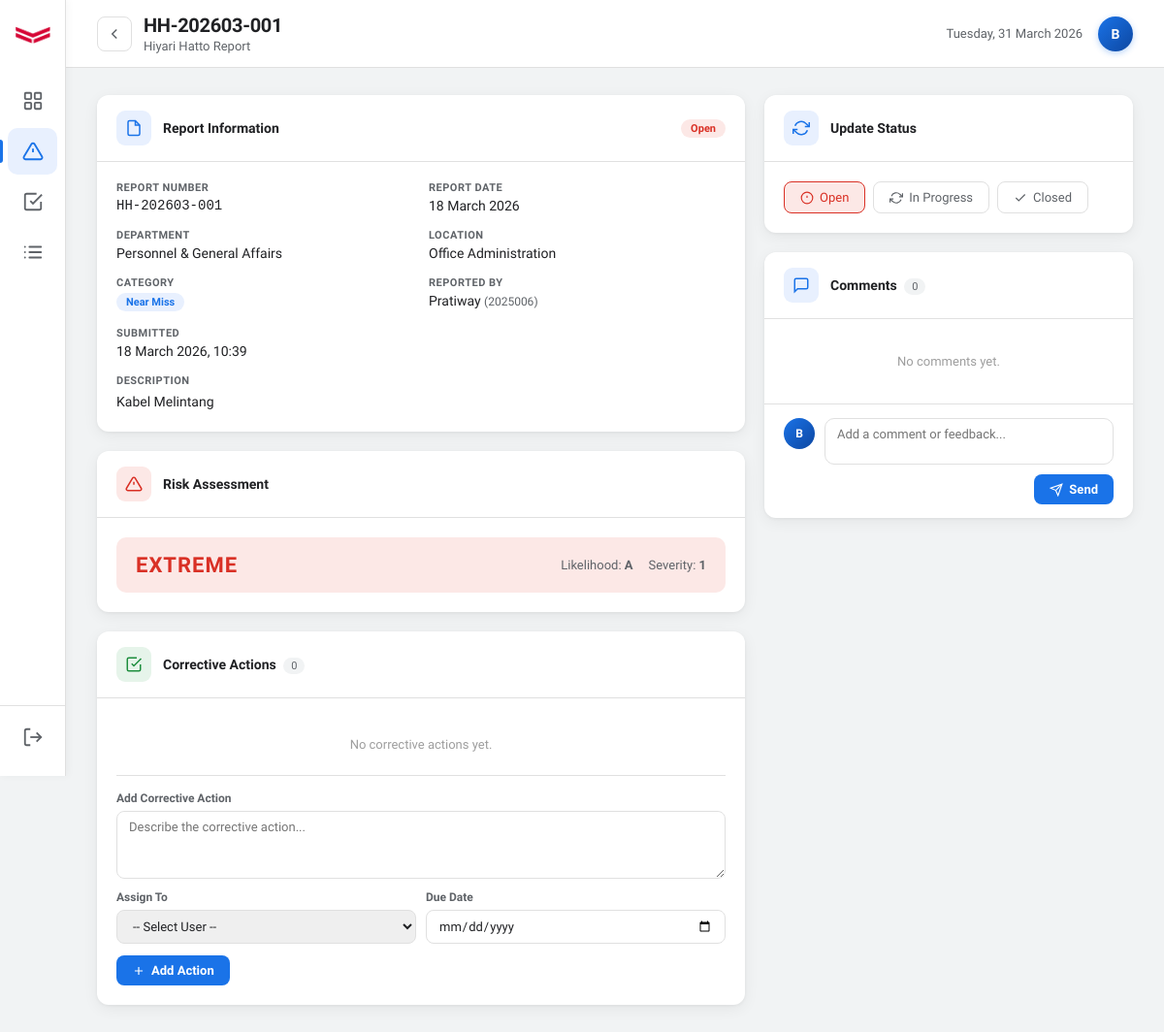
The page /hiyari/view?id=2 (signed in) on the database its author committed.
### tables this page shows
CREATE TABLE `hiyari_reports` (
  `id` int(11) NOT NULL,
  `report_number` varchar(20) NOT NULL,
  `report_date` date NOT NULL,
  `department_id` int(11) DEFAULT NULL,
  `location_id` int(11) DEFAULT NULL,
  `category` enum('unsafe_action','unsafe_condition','near_miss') DEFAULT NULL,
  `description` text DEFAULT NULL,
  `likelihood` varchar(1) DEFAULT NULL COMMENT 'A=Almost Certain B=Likely C=Moderate D=Unlikely E=Rare',
  `severity` tinyint(4) DEFAULT NULL COMMENT '1=Insignificant 2=Minor 3=Moderate 4=Major 5=Catastrophic',
  `risk_level` enum('low','medium','high','extreme') DEFAULT NULL,
  `status` enum('open','in_progress','closed') NOT NULL DEFAULT 'open',
  `created_by` int(11) DEFAULT NULL,
  `created_at` datetime NOT NULL DEFAULT current_timestamp(),
  `updated_at` datetime DEFAULT NULL ON UPDATE current_timestamp()
);

CREATE TABLE `departments` (
  `id` int(11) NOT NULL,
  `code` varchar(10) NOT NULL,
  `name` varchar(100) NOT NULL,
  `head_id` int(11) DEFAULT NULL,
  `description` text DEFAULT NULL,
  `is_active` tinyint(1) NOT NULL DEFAULT 1,
  `created_at` datetime NOT NULL DEFAULT current_timestamp(),
  `updated_at` datetime NOT NULL DEFAULT current_timestamp() ON UPDATE current_timestamp()
);

CREATE TABLE `locations` (
  `id` int(11) NOT NULL,
  `code` varchar(10) NOT NULL,
  `name` varchar(100) NOT NULL,
  `description` text DEFAULT NULL,
  `is_active` tinyint(1) NOT NULL DEFAULT 1,
  `created_at` datetime NOT NULL DEFAULT current_timestamp(),
  `updated_at` datetime NOT NULL DEFAULT current_timestamp() ON UPDATE current_timestamp()
);

CREATE TABLE `users` (
  `id` int(11) NOT NULL,
  `employee_id` varchar(20) NOT NULL,
  `name` varchar(100) NOT NULL,
  `email` varchar(100) NOT NULL,
  `password` varchar(255) NOT NULL,
  `department_id` int(11) DEFAULT NULL,
  `role` tinyint(1) NOT NULL DEFAULT 3,
  `reset_token` varchar(100) DEFAULT NULL,
  `reset_expires` datetime DEFAULT NULL,
  `is_active` tinyint(1) NOT NULL DEFAULT 1,
  `created_at` datetime NOT NULL DEFAULT current_timestamp(),
  `updated_at` datetime DEFAULT NULL ON UPDATE current_timestamp()
);

### hiyari/view.php (the view, shortened to what the rows shown need)
<?php
require_once '../config/db.php';
$id   = (int)($_GET['id'] ?? 0);
$role = (int)$_SESSION['role'];
$stmt = $pdo->prepare("
    SELECT r.*,
           d.name AS dept_name,
           l.name AS loc_name,
           u.name AS reporter_name,
           u.employee_id AS reporter_emp_id
    FROM hiyari_reports r
    LEFT JOIN departments d ON r.department_id = d.id
    LEFT JOIN locations   l ON r.location_id   = l.id
    LEFT JOIN users       u ON r.created_by    = u.id
    WHERE r.id = :id
");
$stmt->execute([':id' => $id]);
$report = $stmt->fetch();
$is_admin    = $role <= 2;
$comments = $pdo->prepare("
    SELECT c.*, u.name AS commenter_name, u.role AS commenter_role, u.employee_id AS commenter_emp_id
    FROM hiyari_report_comments c
    LEFT JOIN users u ON c.user_id = u.id
    WHERE c.report_id = :id
    ORDER BY c.created_at ASC
");
$comments->execute([':id' => $id]);
$comments = $comments->fetchAll();
$actions = $pdo->prepare("
    SELECT ca.*, u.name AS assigned_name,
           ca.action_desc AS description,
           ca.pic_user_id AS assigned_to
    FROM corrective_actions ca
    LEFT JOIN users u ON ca.pic_user_id = u.id
    WHERE ca.report_id = :id
    ORDER BY ca.created_at ASC
");
$actions->execute([':id' => $id]);
$actions = $actions->fetchAll();
$cat_labels = [
    'near_miss'        => 'Near Miss',
    'unsafe_act'       => 'Unsafe Act',
    'unsafe_condition' => 'Unsafe Condition',
];
$status_labels = ['open' => 'Open', 'in_progress' => 'In Progress', 'closed' => 'Closed'];
$status_badges = ['open' => 'badge--open', 'in_progress' => 'badge--progress', 'closed' => 'badge--closed'];
?>
<!DOCTYPE html>
<html lang="en">
<head>
  <link rel="stylesheet" href="../assets/dashboard.css"/>
  <link rel="stylesheet" href="../assets/view.css"/>
</head>
<body>
  <main class="main">
    <header class="topbar">
      <div class="topbar__left">
        <div>
          <h1 class="topbar__title"><?php echo htmlspecialchars($report['report_number']); ?></h1>
          <p class="topbar__sub">Hiyari Hatto Report</p>
        </div>
      </div>
    </header>
    <div class="content">
      <div class="view-layout">
        <div class="view-left">
          <div class="view-card">
            <div class="view-card__header">
              <div class="view-card__icon view-card__icon--blue">
                <svg viewBox="0 0 24 24" fill="none" stroke="currentColor" stroke-width="2" width="18" height="18">
                  <path d="M14 2H6a2 2 0 0 0-2 2v16a2 2 0 0 0 2 2h12a2 2 0 0 0 2-2V8z"/>
                  <polyline points="14 2 14 8 20 8"/>
                </svg>
              </div>
              <h2 class="view-card__title">Report Information</h2>
              <span class="badge <?php echo $status_badges[$report['status']] ?? ''; ?> ms-auto">
                <?php echo $status_labels[$report['status']] ?? ucfirst($report['status']); ?>
              </span>
            </div>
            <div class="view-card__body">
              <div class="info-grid">
                <div class="info-item">
                  <span class="info-label">Report Number</span>
                  <span class="info-value report-num"><?php echo htmlspecialchars($report['report_number']); ?></span>
                </div>
                <div class="info-item">
                  <span class="info-label">Report Date</span>
                  <span class="info-value"><?php echo date('d F Y', strtotime($report['report_date'])); ?></span>
                </div>
                <div class="info-item">
                  <span class="info-label">Department</span>
                  <span class="info-value"><?php echo htmlspecialchars($report['dept_name'] ?? '—'); ?></span>
                </div>
                <div class="info-item">
                  <span class="info-label">Location</span>
                  <span class="info-value"><?php echo htmlspecialchars($report['loc_name'] ?? '—'); ?></span>
                </div>
                <div class="info-item">
                  <span class="info-value">
                    <span class="badge badge--<?php echo $report['category']; ?>">
                      <?php echo $cat_labels[$report['category']] ?? $report['category']; ?>
                    </span>
                  </span>
                </div>
                <div class="info-item">
                  <span class="info-label">Reported By</span>
                  <span class="info-value"><?php echo htmlspecialchars($report['reporter_name'] ?? '—'); ?> <span style="color:var(--text-secondary);font-size:12px">(<?php echo htmlspecialchars($report['reporter_emp_id'] ?? ''); ?>)</span></span>
                </div>
                <div class="info-item">
                  <span class="info-label">Submitted</span>
                  <span class="info-value"><?php echo date('d F Y, H:i', strtotime($report['created_at'])); ?></span>
                </div>
              </div>
              <div class="info-item info-item--full">
                <span class="info-label">Description</span>
                <p class="info-desc"><?php echo nl2br(htmlspecialchars($report['description'])); ?></p>
              </div>
            </div>
          </div>
          <div class="view-card">
            <div class="view-card__header">
              <h2 class="view-card__title">Risk Assessment</h2>
            </div>
            <div class="view-card__body">
              <div class="risk-display risk-display--<?php echo $report['risk_level']; ?>">
                <div class="risk-display__level"><?php echo strtoupper($report['risk_level']); ?></div>
                <div class="risk-display__meta">
                  <span>Likelihood: <strong><?php echo $report['likelihood'] ?? '—'; ?></strong></span>
                  <span>Severity: <strong><?php echo $report['severity'] ?? '—'; ?></strong></span>
                </div>
              </div>
            </div>
          </div>
          <div class="view-card">
            <div class="view-card__header">
              <h2 class="view-card__title">Corrective Actions <span class="table-count"><?php echo count($actions); ?></span></h2>
            </div>
          </div>
        </div>
        <div class="view-right">
          <?php if ($is_admin): ?>
          <div class="view-card">
            <div class="view-card__header">
              <h2 class="view-card__title">Update Status</h2>
            </div>
          </div>
          <?php endif; ?>
          <div class="view-card view-card--comments">
            <div class="view-card__header">
              <h2 class="view-card__title">Comments <span class="table-count"><?php echo count($comments); ?></span></h2>
            </div>
          </div>
        </div>
      </div>
    </div>
  </main>
</body>
</html>

### rows shown on the page
hiyari_reports: report_number "HH-202603-001", status "Open", report_date "18 March 2026", department.name "Personnel & General Affairs", location.name "Office Administration", category "Near Miss", created_by.name "Pratiway", created_by.employee_id "2025006", created_at "18 March 2026, 10:39", description "Kabel Melintang", risk_level "EXTREME", likelihood "A", severity "1"

### other values the page prints
substr($_SESSION['name'] ?? 'U', 0, 1) "B"
count($actions) "0"
count($comments) "0"
